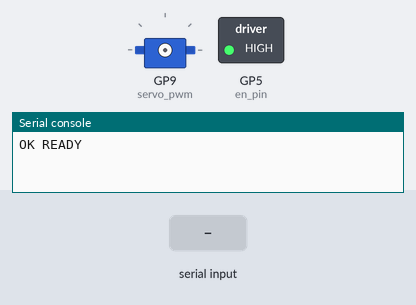
Bench run of a program on a simulated Raspberry Pi Pico running MicroPython. On the bench: servo, switched loads named in the program (green lamp = pin HIGH), the last lines printed to the serial console. The test bench sets the inputs (shaded band). The stepper is drawn at 200 steps a turn; servo angles are drawn from the pulse width (0.5 ms = 0°, 2.5 ms = 180°).

Above: at 1.2 s.
1.3 s: "HOME" typed at the serial console, then Enter
2.8 s: "MOTOR ON" typed at the serial console, then Enter
At 3.5 s:
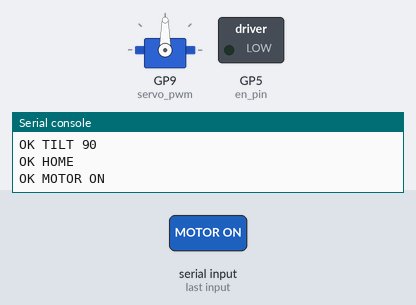
4.3 s: "K" typed at the serial console, then Enter
At 5.7 s:
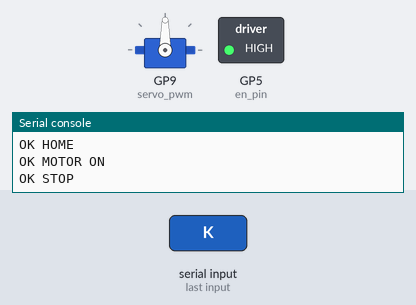
Timing chart, 0 to 7.3 s (numbered marks = the images above; inputs shaded):
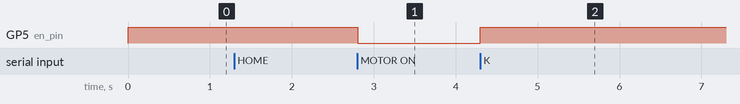

Measured:
- after the input at 2.8 s, GP5 (en_pin): HIGH → LOW at once
- after the input at 4.3 s, GP5 (en_pin): LOW → HIGH at once

The program:

main.py
```python
from machine import Pin, PWM
import select
import sys
import time


STEP_PIN = 3
DIR_PIN = 4
EN_PIN = 5
SERVO_PIN = 9

TILT_MIN = 85
TILT_MAX = 130
TILT_HOME = 90
MAX_PAN_STEPS_PER_COMMAND = 200
PAN_LIMIT_STEPS = 250
STEP_PULSE_US = 2_000
SERVO_FREQ_HZ = 50

SERVO_MIN_US = 500
SERVO_MAX_US = 2_500
PWM_MAX = 65_535


step_pin = Pin(STEP_PIN, Pin.OUT, value=0)
dir_pin = Pin(DIR_PIN, Pin.OUT, value=0)
en_pin = Pin(EN_PIN, Pin.OUT, value=1)
servo_pwm = None
pan_position = 0
tilt_angle = TILT_HOME
input_buffer = ""
poller = select.poll()
poller.register(sys.stdin, select.POLLIN)


def clamp(value, low, high):
    return max(low, min(high, value))


def servo_duty_for_angle(angle):
    pulse_us = SERVO_MIN_US + (SERVO_MAX_US - SERVO_MIN_US) * angle / 180
    return int(PWM_MAX * pulse_us / 20_000)


def enable_stepper(enabled):
    en_pin.value(0 if enabled else 1)


def attach_servo():
    global servo_pwm
    if servo_pwm is None:
        servo_pwm = PWM(Pin(SERVO_PIN))
        servo_pwm.freq(SERVO_FREQ_HZ)


def detach_servo():
    global servo_pwm
    if servo_pwm is not None:
        servo_pwm.deinit()
        servo_pwm = None


def set_tilt(requested_angle):
    global tilt_angle
    tilt_angle = clamp(int(requested_angle), TILT_MIN, TILT_MAX)
    attach_servo()
    servo_pwm.duty_u16(servo_duty_for_angle(tilt_angle))
    print("OK TILT {}".format(tilt_angle))


def move_pan(requested_steps):
    global pan_position
    steps = clamp(int(requested_steps), -MAX_PAN_STEPS_PER_COMMAND, MAX_PAN_STEPS_PER_COMMAND)
    target_position = pan_position + steps
    if target_position > PAN_LIMIT_STEPS:
        steps = PAN_LIMIT_STEPS - pan_position
    elif target_position < -PAN_LIMIT_STEPS:
        steps = -PAN_LIMIT_STEPS - pan_position
    if steps == 0:
        print("OK PAN 0")
        return

    dir_pin.value(1 if steps >= 0 else 0)
    enable_stepper(True)
    for _ in range(abs(steps)):
        step_pin.value(1)
        time.sleep_us(STEP_PULSE_US)
        step_pin.value(0)
        time.sleep_us(STEP_PULSE_US)
    enable_stepper(False)
    pan_position += steps
    print("OK PAN {}".format(steps))


def stop_turret():
    enable_stepper(False)
    detach_servo()
    print("OK STOP")


def home_turret():
    global pan_position
    pan_position = 0
    set_tilt(TILT_HOME)
    print("OK HOME")


def zero_pan_only():
    global pan_position
    pan_position = 0
    print("OK PANZERO")


def set_stepper_power(enabled):
    enable_stepper(enabled)
    print("OK MOTOR {}".format("ON" if enabled else "OFF"))


def status():
    print("OK STATUS PAN {} TILT {}".format(pan_position, tilt_angle))


def parse_value(line, prefix):
    if not line.startswith(prefix):
        return None
    value_text = line[len(prefix):].strip()
    if not value_text:
        return None
    return int(value_text)


def handle_command(line):
    line = line.strip().upper()
    if not line:
        return

    try:
        pan_value = parse_value(line, "PAN ")
        tilt_value = parse_value(line, "TILT ")
        if pan_value is not None:
            move_pan(pan_value)
        elif tilt_value is not None:
            set_tilt(tilt_value)
        elif line == "HOME":
            home_turret()
        elif line in ("STOP", "K"):
            stop_turret()
        elif line == "PANZERO":
            zero_pan_only()
        elif line == "MOTOR ON":
            set_stepper_power(True)
        elif line == "MOTOR OFF":
            set_stepper_power(False)
        elif line == "STATUS":
            status()
        else:
            print("ERR UNKNOWN_COMMAND {}".format(line))
    except ValueError:
        print("ERR BAD_VALUE")


def read_serial():
    global input_buffer
    while poller.poll(0):
        char = sys.stdin.read(1)
        if not char:
            return
        if char in ("\n", "\r"):
            if input_buffer:
                handle_command(input_buffer)
                input_buffer = ""
        elif len(input_buffer) < 64:
            input_buffer += char
        else:
            input_buffer = ""
            print("ERR COMMAND_TOO_LONG")


enable_stepper(False)
detach_servo()
print("OK READY")

while True:
    read_serial()
    time.sleep_ms(2)
```
